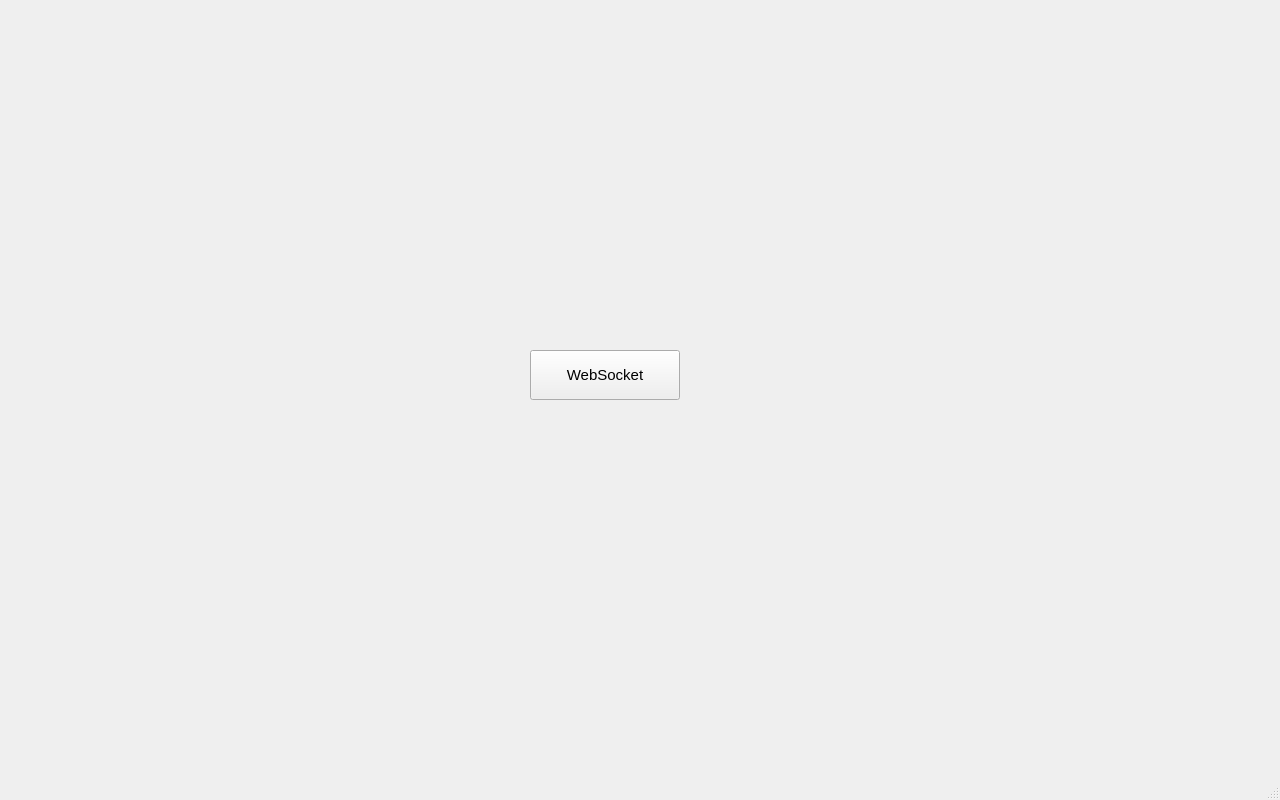
<?xml version="1.0" encoding="UTF-8"?>
<ui version="4.0">
 <class>MainWindow</class>
 <widget class="QMainWindow" name="MainWindow">
  <property name="geometry">
   <rect>
    <x>0</x>
    <y>0</y>
    <width>1280</width>
    <height>800</height>
   </rect>
  </property>
  <property name="windowTitle">
   <string>MainWindow</string>
  </property>
  <widget class="QWidget" name="centralwidget">
   <widget class="QPushButton" name="pushButton_WebSocketTool">
    <property name="geometry">
     <rect>
      <x>530</x>
      <y>350</y>
      <width>150</width>
      <height>50</height>
     </rect>
    </property>
    <property name="font">
     <font>
      <pointsize>11</pointsize>
     </font>
    </property>
    <property name="text">
     <string>WebSocket</string>
    </property>
   </widget>
  </widget>
  <widget class="QMenuBar" name="menubar">
   <property name="geometry">
    <rect>
     <x>0</x>
     <y>0</y>
     <width>1280</width>
     <height>23</height>
    </rect>
   </property>
  </widget>
  <widget class="QStatusBar" name="statusbar"/>
 </widget>
 <resources/>
 <connections/>
</ui>
